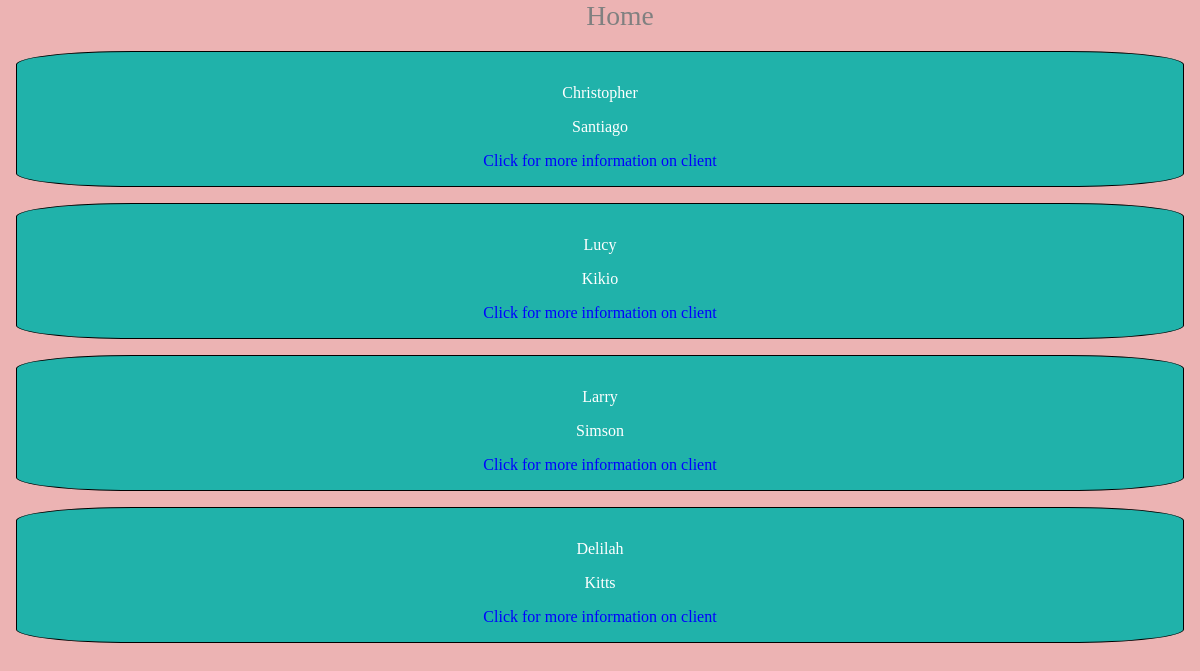
The app's page / (signed in) with its own data.
### entry/models.py (models this page shows)
class Entry(models.Model):
    user = models.ForeignKey(User, on_delete=models.CASCADE, related_name='entries')
    male = 'male'
    female = 'female'
    GENDER_CHOICES = [
        (male, 'male'),
        (female, 'female')
    ]
    FLORIDA = 'FL'
    COLORADO = 'CO'
    ARIZONA = 'AZ'
    STATE_CHOICES = [
        (FLORIDA, 'Florida'),
        (COLORADO, 'Colorado'),
        (ARIZONA, 'Arizona')
    ]
    first_name = models.CharField(max_length=20)
    last_name = models.CharField(max_length=20)
    email = models.EmailField()
    join_date = models.DateField(auto_now_add=True)
    gender = models.CharField(max_length = 10, choices=GENDER_CHOICES)
    D_O_B = models.DateField()
    street = models.CharField(max_length=30)
    city = models.CharField(max_length=25)
    state = models.CharField(max_length=2, choices=STATE_CHOICES)
    zipcode = models.PositiveIntegerField()
    def get_absolute_url(self):
        return reverse('entry:entry-detail', kwargs={'id':self.id})

### entry/views.py (the view)
# urls.py: path('', login_required(EntryListView.as_view()), name='entry-list'),
class EntryListView(ListView):
    template_name = 'entries/entry_list.html'
    queryset = Entry.objects.all()

### entry/templates/entries/entry_list.html
{% extends 'base.html' %}
{% block content %}
{% for entry in user.entries.all %}
    <div class='flex-item'>
        <p>{{entry.first_name}}</p>
        <p>{{entry.last_name}}</p>
        <a href='{{ entry.get_absolute_url }}'>Click for more information on client</a>
    </div>
{% endfor %}
{% endblock %}

### static/CSS/main.css (style rules this page uses)
html, body { height: 100%; }
body { margin:0; background-color: rgb(236, 179, 179); }
p { text-align: center; font-size: 1em; }
.flex-item { color: white; padding:1em; margin:1em; flex:1; border: 1px solid black; background-color: lightseagreen; border-radius: 10%; text-align: center; }
a { text-decoration: none; padding:1em; margin: 1em; color:blue; }

### records on screen
Entry: first_name "Christopher", last_name "Santiago"
Entry: first_name "Lucy", last_name "Kikio"
Entry: first_name "Larry", last_name "Simson"
Entry: first_name "Delilah", last_name "Kitts"
